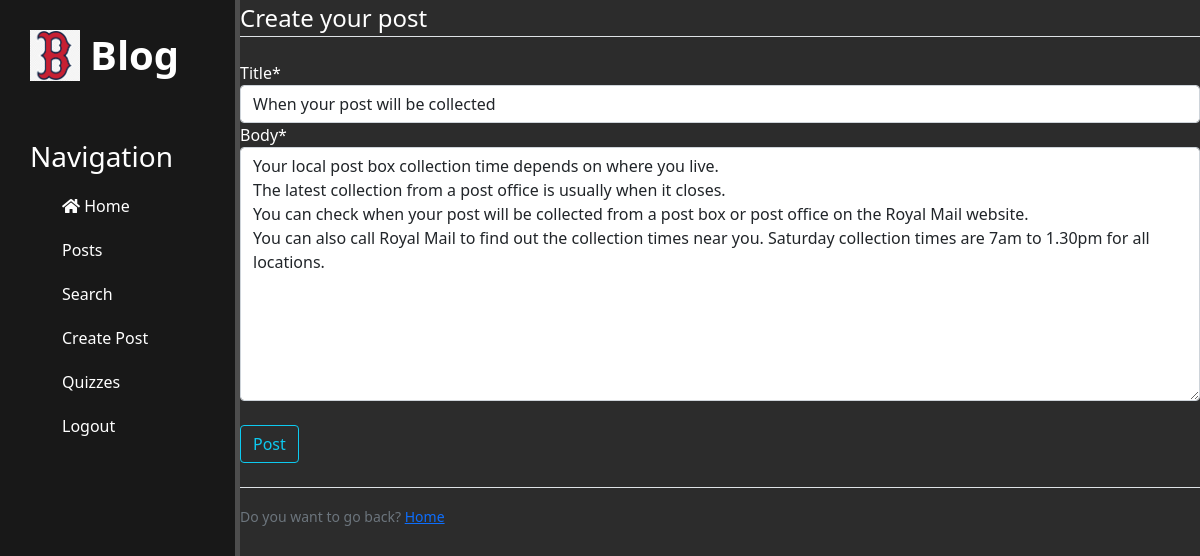
Screenshot of /post/3/update/ (signed in) with the database file from the repository.
### blog/models.py (models this page shows, shortened)
class Post(models.Model):
    STATUS_CHOICES = (('draft', 'Draft'), ('published', 'Published'),)
    title = models.CharField(max_length=250)
    slug = models.SlugField(max_length=250, unique_for_date='publish')
    author = models.ForeignKey(User, on_delete=models.CASCADE, related_name='blog_posts')
    body = models.TextField()
    publish = models.DateTimeField(default=timezone.now)
    created = models.DateTimeField(auto_now_add=True)
    updated = models.DateTimeField(auto_now=True)
    status = models.CharField(max_length=10, choices=STATUS_CHOICES, default='draft')
    class Meta:
        ordering = ('-publish',)

### blog/views.py (the view, shortened to what this page needs)
# urls.py: path('post/<int:pk>/update/', PostUpdateView.as_view(), name='post_update'),
class PostUpdateView(LoginRequiredMixin, UserPassesTestMixin, UpdateView):
    template_name = 'blog/create_post.html'
    model = Post
    fields = ['title', 'body']
    def test_func(self):
        post = self.get_object()
        if self.request.user == post.author:
            return True
        return False

### blog/templates/blog/create_post.html (shortened to what this page needs)
{% extends "blog/base.html"%}
{% load crispy_forms_tags %}
{% block content%}
<div style="color:white;" class="content-section">
    <form method="POST">
        <fieldset class="form-group">
            <legend class="border-bottom mb-4">Create your post</legend>
            {{form|crispy}}
        </fieldset>
      <br>
        <div class="form-group">
            <button class="btn btn-outline-info" type="submit">Post</button>
        </div>
        <br>
    </form>
    <div class="border-top pt-3">
        <small class="text-muted">
            Do you want to go back? <a class="ml-2" href="{%url 'home'%}">Home</a>
        </small>
    </div>
</div>
{% endblock %}

### blog/static/blog/css/blog.css (style rules this page uses)
body { background: #2c2c2c; }

### rows the page displays
Post: title "When your post will be collected", body "Your local post box collection time depends on where you live. The latest collection from a post office is usually when it closes. You can check when your post will be collected from a post box or post office on the Royal Mail website. You can also call Royal Mail to find out the collection times near you. Saturday collection times are 7am to 1.30pm for all locations."
